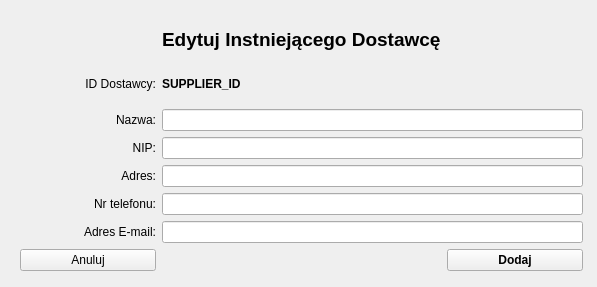
<?xml version="1.0" encoding="UTF-8"?>
<ui version="4.0">
 <class>Form</class>
 <widget class="QWidget" name="Form">
  <property name="geometry">
   <rect>
    <x>0</x>
    <y>0</y>
    <width>597</width>
    <height>287</height>
   </rect>
  </property>
  <property name="windowTitle">
   <string>Form</string>
  </property>
  <widget class="QWidget" name="">
   <property name="geometry">
    <rect>
     <x>20</x>
     <y>20</y>
     <width>563</width>
     <height>251</height>
    </rect>
   </property>
   <layout class="QGridLayout" name="gridLayout">
    <item row="6" column="1" colspan="2">
     <widget class="QLineEdit" name="lineEditTel"/>
    </item>
    <item row="7" column="0">
     <widget class="QLabel" name="label_7">
      <property name="text">
       <string>Adres E-mail:</string>
      </property>
      <property name="alignment">
       <set>Qt::AlignRight|Qt::AlignTrailing|Qt::AlignVCenter</set>
      </property>
     </widget>
    </item>
    <item row="7" column="1" colspan="2">
     <widget class="QLineEdit" name="lineEditEmail"/>
    </item>
    <item row="8" column="2">
     <widget class="QPushButton" name="pushButtonAdd">
      <property name="font">
       <font>
        <weight>75</weight>
        <bold>true</bold>
       </font>
      </property>
      <property name="text">
       <string>Dodaj</string>
      </property>
     </widget>
    </item>
    <item row="2" column="1" colspan="2">
     <widget class="QLabel" name="SUPPLIER_ID">
      <property name="font">
       <font>
        <weight>75</weight>
        <bold>true</bold>
       </font>
      </property>
      <property name="text">
       <string>SUPPLIER_ID</string>
      </property>
     </widget>
    </item>
    <item row="2" column="0">
     <widget class="QLabel" name="label_2">
      <property name="text">
       <string>ID Dostawcy:</string>
      </property>
      <property name="alignment">
       <set>Qt::AlignRight|Qt::AlignTrailing|Qt::AlignVCenter</set>
      </property>
     </widget>
    </item>
    <item row="3" column="0">
     <widget class="QLabel" name="label_3">
      <property name="text">
       <string>Nazwa:</string>
      </property>
      <property name="alignment">
       <set>Qt::AlignRight|Qt::AlignTrailing|Qt::AlignVCenter</set>
      </property>
     </widget>
    </item>
    <item row="3" column="1" colspan="2">
     <widget class="QLineEdit" name="lineEditName"/>
    </item>
    <item row="4" column="0">
     <widget class="QLabel" name="label_4">
      <property name="text">
       <string>NIP:</string>
      </property>
      <property name="alignment">
       <set>Qt::AlignRight|Qt::AlignTrailing|Qt::AlignVCenter</set>
      </property>
     </widget>
    </item>
    <item row="4" column="1" colspan="2">
     <widget class="QLineEdit" name="lineEditNIP"/>
    </item>
    <item row="5" column="0">
     <widget class="QLabel" name="label_5">
      <property name="text">
       <string>Adres:</string>
      </property>
      <property name="alignment">
       <set>Qt::AlignRight|Qt::AlignTrailing|Qt::AlignVCenter</set>
      </property>
     </widget>
    </item>
    <item row="5" column="1" colspan="2">
     <widget class="QLineEdit" name="lineEditAdress"/>
    </item>
    <item row="6" column="0">
     <widget class="QLabel" name="label_6">
      <property name="text">
       <string>Nr telefonu:</string>
      </property>
      <property name="alignment">
       <set>Qt::AlignRight|Qt::AlignTrailing|Qt::AlignVCenter</set>
      </property>
     </widget>
    </item>
    <item row="8" column="0">
     <widget class="QPushButton" name="pushButtonCancel">
      <property name="text">
       <string>Anuluj</string>
      </property>
     </widget>
    </item>
    <item row="1" column="1">
     <widget class="QLabel" name="label">
      <property name="font">
       <font>
        <pointsize>14</pointsize>
        <weight>75</weight>
        <bold>true</bold>
       </font>
      </property>
      <property name="text">
       <string>Edytuj Instniejącego Dostawcę</string>
      </property>
     </widget>
    </item>
   </layout>
  </widget>
 </widget>
 <tabstops>
  <tabstop>lineEditName</tabstop>
  <tabstop>lineEditNIP</tabstop>
  <tabstop>lineEditAdress</tabstop>
  <tabstop>lineEditTel</tabstop>
  <tabstop>lineEditEmail</tabstop>
  <tabstop>pushButtonAdd</tabstop>
  <tabstop>pushButtonCancel</tabstop>
 </tabstops>
 <resources/>
 <connections/>
</ui>
